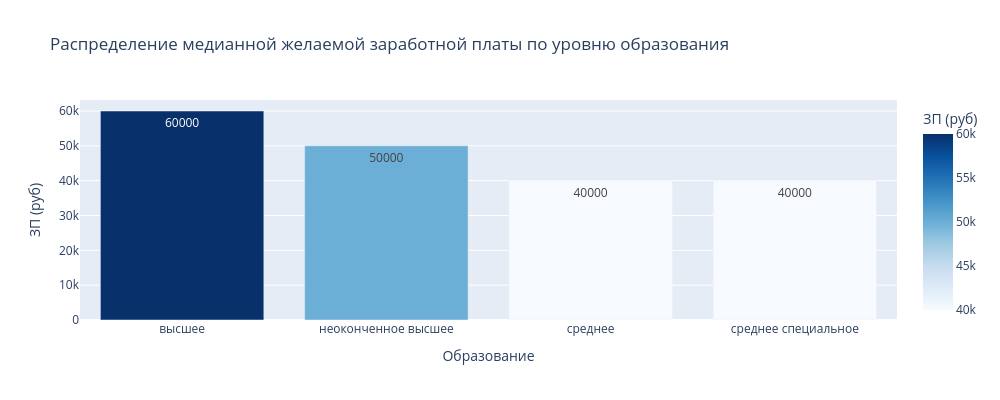

The notebook cell saved with this chart:
### Markdown cell above
4. Анализируем зависимость медианной зарплаты (**"ЗП (руб)"**) от уровня образования (**"Образование"**) (берём резюме с ЗП < 1 млн руб):  

- Определим уровни образования с наибольшей медианной зарплатой  
- Определим уровни образования с наименьшей медианной зарплатой

### Code cell
filtered_data = merged_data[merged_data["ЗП (руб)"] < 1_000_000]

# Группируем по уровню образования и рассчитываем медианную зарплату
median_salary = filtered_data.groupby("Образование")["ЗП (руб)"].median().reset_index()

# Строим столбчатую диаграмму
fig = px.bar(
    median_salary,
    x="Образование",
    y="ЗП (руб)",
    height=400,
    width=1000,
    title="Распределение медианной желаемой заработной платы по уровню образования",
    text="ЗП (руб)",
    color="ЗП (руб)",
    color_continuous_scale="Blues"
)
fig.show()

fig.write_html("plotly_graphics/Распределение медианной желаемой заработной платы по уровню образования - Bar plot.html")

### Figure 1 — Plotly figure (JSON) as saved in the notebook; plotly's stock layout.template omitted (floating-point values rounded to 4 significant figures)
{"data": [{"hovertemplate": "Образование=%{x}<br>ЗП (руб)=%{marker.color}<extra></extra>", "legendgroup": "", "marker": {"color": [60000.0, 50000.0, 40000.0, 40000.0], "coloraxis": "coloraxis", "pattern": {"shape": ""}}, "name": "", "orientation": "v", "showlegend": false, "text": [60000.0, 50000.0, 40000.0, 40000.0], "textposition": "auto", "type": "bar", "x": ["высшее", "неоконченное высшее", "среднее", "среднее специальное"], "xaxis": "x", "y": [60000.0, 50000.0, 40000.0, 40000.0], "yaxis": "y"}], "layout": {"barmode": "relative", "coloraxis": {"colorbar": {"title": {"text": "ЗП (руб)"}}, "colorscale": [[0, "rgb(247,251,255)"], [0.125, "rgb(222,235,247)"], [0.25, "rgb(198,219,239)"], [0.375, "rgb(158,202,225)"], [0.5, "rgb(107,174,214)"], [0.625, "rgb(66,146,198)"], [0.75, "rgb(33,113,181)"], [0.875, "rgb(8,81,156)"], [1, "rgb(8,48,107)"]]}, "height": 400, "legend": {"tracegroupgap": 0}, "title": {"text": "Распределение медианной желаемой заработной платы по уровню образования"}, "width": 1000, "xaxis": {"anchor": "y", "domain": [0, 1], "title": {"text": "Образование"}}, "yaxis": {"anchor": "x", "domain": [0, 1], "title": {"text": "ЗП (руб)"}}}}
